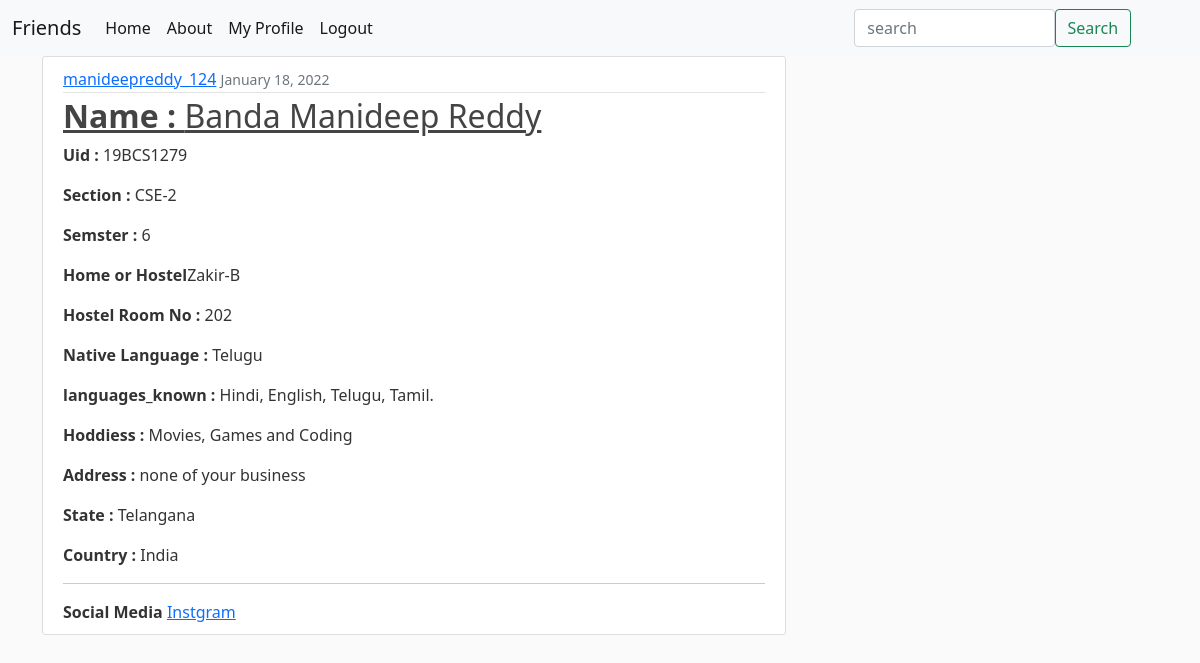
Page /post/4/ (signed in) on the committed database.
### blog/models.py (models this page shows, shortened)
class Post(models.Model):
    name        = models.CharField(max_length=100)
    user_posted = models.ForeignKey(User, on_delete=models.CASCADE)
    uid         = models.CharField(max_length=10, unique=True)
    section     = models.CharField(max_length=10, blank=True)
    semster     = models.IntegerField( blank=True)
    hostel_or_Home  = models.CharField(max_length=20, blank=True)
    hostel_number   = models.PositiveIntegerField(default=None, blank=True)
    native_language = models.CharField(max_length=10, default=None)
    languages_known = models.CharField(max_length=100, default=None) # add languages functionality for next update
    hoddies     = models.CharField(max_length=100, blank=True)
    address     = models.TextField(default=None, blank=True)
    state       = models.CharField(max_length=40, default=None)
    country     = models.CharField(max_length=20, default='India')
    instagram   = models.CharField(max_length=100, default=None, blank=True)
    gmail       = models.EmailField(max_length=100, blank=True)
    linkdin     = models.CharField(max_length=100, default=User, blank=True)
    whatsapp    = models.CharField(max_length=100, default=User, blank=True)
    date_posted = models.DateTimeField(default=timezone.now)

### blog/views.py (the view)
# urls.py: path('post/<int:pk>/', login_required(PostDetailView.as_view()), name='post-detail'),
class PostDetailView(DetailView):
    login_required = True
    model = Post

### blog/templates/blog/post_detail.html (shortened to what this page needs)
{% extends 'blog/base.html' %}
{% block content %}
<article class="media content-section">
    <div class="media-body">
    <div class="article-metadata">
        <a class="mr-2" href="{%url 'user-posts' post.user_posted.username %}">{{ post.user_posted }}</a>
        <small class="text-muted">{{ post.date_posted|date:"F d, Y" }}</small>
    </div>
    {% if  post.name %}
    <h2><a class="article-title" href="{%url 'post-detail' post.id%}"><b>Name : </b>{{ post.name }}</a></h2>
    {% endif %}
    {% if  post.uid %}
    <p class="article-content"> <b>Uid : </b> {{ post.uid }}</p>
    {% endif %}
    {% if  post.section %}
    <p class="article-content"><b>Section : </b>{{ post.section }}</p>
    {% endif %}
    {% if  post.semster %}
    <p class="article-content"><b>Semster : </b>{{ post.semster }}</p>
    {% endif %}
    {% if  post.hostel_or_Home %}
    <p class="article-content"><b>Home or Hostel</b>{{ post.hostel_or_Home }}</p>
    {% endif %}
    {% if  post.hostel_number %}
    <p class="article-content"><b>Hostel Room No : </b>{{ post.hostel_number }}</p>
    {% endif %}
    {% if  post.native_language %}
    <p class="article-content"><b>Native Language : </b>{{ post.native_language }}</p>
    {% endif %}
    {% if  post.languages_known %}
    <p class="article-content"><b>languages_known : </b>{{ post.languages_known }}</p>
    {% endif %}
    {% if  post.hoddies %}
    <p class="article-content"><b>Hoddiess : </b>{{ post.hoddies }}</p>
    {% endif %}
    {% if  post.address %}
    <p class="article-content"><b>Address : </b>{{ post.address }}</p>
    {% endif %}
    {% if  post.state %}
    <p class="article-content"><b>State : </b>{{ post.state }}</p>
    {% endif %}
    {% if  post.country %}
    <p class="article-content"><b>Country : </b>{{ post.country }}</p>
    {% endif %}
    </div>
    <hr>
    <div>
        <b>Social Media</b>
    {% if  post.instagram %}
        <a href="https://instagram.com/{{post.instagram}}" target="_blank">Instgram</a>
        {% endif %}
    </div>
</article>
{% endblock %}

### blog/static/blog/main.css (style rules this page uses)
body { background: #fafafa; color: #333333; }
h1, h2, h3, h4, h5, h6 { color: #444444; }
.content-section { background: #ffffff; padding: 10px 20px; border: 1px solid #dddddd; border-radius: 3px; margin-bottom: 20px; }
.article-title { color: #444444; }
.article-content { white-space: pre-line; }
.article-metadata { padding-bottom: 1px; margin-bottom: 4px; border-bottom: 1px solid #e3e3e3 }

### rows in the picture
Post: user_posted "manideepreddy_124", date_posted "January 18, 2022", name "Banda Manideep Reddy", uid "19BCS1279", section "CSE-2", semster "6", hostel_or_Home "Zakir-B", hostel_number "202", native_language "Telugu", languages_known "Hindi, English, Telugu, Tamil.", hoddies "Movies, Games and Coding", address "none of your business", state "Telangana", country "India"
